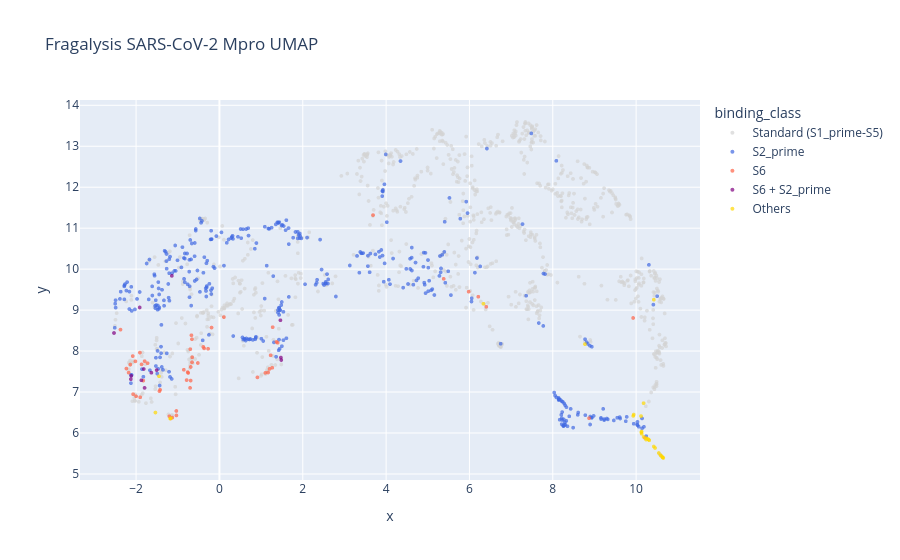

Notebook code for this chart:
### Code cell
fig = px.scatter(
    plot_df,
    x="x", y="y",
    color="binding_class",
    hover_data=["pdb_id", "subsites", "smiles"],
    title="Fragalysis SARS-CoV-2 Mpro UMAP",
    color_discrete_map={
        "Standard (S1_prime-S5)": "lightgrey",
        "S2_prime": "royalblue",
        "S6": "tomato",
        "S6 + S2_prime": "purple",
        "Others": "gold"
    }
)

fig.update_traces(marker=dict(size=4, opacity=0.7))
fig.show()

### Figure 1 — Plotly figure (JSON) as saved in the notebook; plotly's stock layout.template omitted (floating-point values rounded to 4 significant figures; data arrays with more than 128 entries replaced by an {"elided": "..."} marker saying what was removed)
{"data": [{"customdata": {"elided": "844x3 str values"}, "hovertemplate": "binding_class=Standard (S1_prime-S5)<br>x=%{x}<br>y=%{y}<br>pdb_id=%{customdata[0]}<br>subsites=%{customdata[1]}<br>smiles=%{customdata[2]}<extra></extra>", "legendgroup": "Standard (S1_prime-S5)", "marker": {"color": "lightgrey", "opacity": 0.7, "size": 4, "symbol": "circle"}, "mode": "markers", "name": "Standard (S1_prime-S5)", "showlegend": true, "type": "scattergl", "x": {"elided": "844 float values"}, "xaxis": "x", "y": {"elided": "844 float values"}, "yaxis": "y"}, {"customdata": {"elided": "377x3 str values"}, "hovertemplate": "binding_class=S2_prime<br>x=%{x}<br>y=%{y}<br>pdb_id=%{customdata[0]}<br>subsites=%{customdata[1]}<br>smiles=%{customdata[2]}<extra></extra>", "legendgroup": "S2_prime", "marker": {"color": "royalblue", "opacity": 0.7, "size": 4, "symbol": "circle"}, "mode": "markers", "name": "S2_prime", "showlegend": true, "type": "scattergl", "x": {"elided": "377 float values"}, "xaxis": "x", "y": {"elided": "377 float values"}, "yaxis": "y"}, {"customdata": {"elided": "56x3 str values"}, "hovertemplate": "binding_class=S6<br>x=%{x}<br>y=%{y}<br>pdb_id=%{customdata[0]}<br>subsites=%{customdata[1]}<br>smiles=%{customdata[2]}<extra></extra>", "legendgroup": "S6", "marker": {"color": "tomato", "opacity": 0.7, "size": 4, "symbol": "circle"}, "mode": "markers", "name": "S6", "showlegend": true, "type": "scattergl", "x": [5.382, -1.202, 1.228, 1.369, -0.1899, -0.7047, 1.203, -0.8538, -0.6895, -1.908, -2.017, -0.7625, -0.6541, -2.081, -1.869, -0.3685, -0.6592, 6.404, 8.87, 9.928, -1.828, 1.103, 10.21, 5.981, -0.5178, -1.131, 6.213, -1.034, -0.6578, -0.6986, -1.902, -2.072, -0.7499, 0.1066, -0.6906, -0.3869, -2.233, 1.169, -0.2722, 1.268, -1.424, -1.032, 3.686, -2.375, -1.796, -0.7877, 0.912, -1.725, -0.6717, -1.168, 1.396, 1.277, -1.439, -2.179, -2.001, -2.138], "xaxis": "x", "y": [9.764, 6.408, 7.897, 8.224, 8.574, 7.101, 7.565, 7.544, 7.612, 7.963, 7.749, 7.486, 7.848, 7.877, 7.675, 8.066, 8.289, 9.081, 6.361, 8.808, 7.278, 7.468, 5.882, 9.45, 7.709, 6.376, 9.327, 6.538, 7.726, 8.047, 6.872, 6.948, 7.466, 8.829, 7.28, 8.101, 7.573, 7.477, 8.057, 7.593, 7.056, 6.429, 11.32, 8.524, 7.754, 7.292, 7.358, 7.703, 8.385, 6.355, 8.202, 8.583, 7.021, 7.474, 6.896, 7.672], "yaxis": "y"}, {"customdata": [["SARS-a0232a.pdb_A_A_LIG", "['S1_prime', 'S1', 'S2', 'S3', 'S6', 'S2_prime', 'S4', 'S5']", "CNS(=O)(=O)OCC(=O)N[C@H](C)c1cc(Cl)cc(-c2ccc(S(N)(=O)=O)cc2)c1"], ["SARS-a1091a.pdb_A_A_LIG", "['S1_prime', 'S1', 'S2', 'S3', 'S6', 'S2_prime', 'S4', 'S5']", "CS(=O)(=O)NC[C@H]1CN(c2cncc3ccccc23)C(=O)[C@@]12CN(CCN1CC(F)(F)C1)C(=O)c1ccc(Cl)cc12"], ["SARS-a1091b.pdb_B_B_LIG", "['S1_prime', 'S1', 'S2', 'S3', 'S6', 'S2_prime', 'S4', 'S5']", "CS(=O)(=O)NC[C@H]1CN(c2cncc3ccccc23)C(=O)[C@@]12CN(CCN1CC(F)(F)C1)C(=O)c1ccc(Cl)cc12"], ["SARS-a1133b.pdb_B_B_LIG", "['S1_prime', 'S1', 'S2', 'S3', 'S6', 'S2_prime', 'S4', 'S5']", "CS(=O)(=O)NC[C@H]1CN(c2cncc3ccccc23)C(=O)[C@@]12CN(CCN1CCC3(COC3)C1)C(=O)c1ccc(Cl)cc12"], ["5rh5-a.pdb_A_A_LIG", "['S1_prime', 'S1', 'S2', 'S3', 'S6', 'S2_prime', 'S4', 'S5']", "CCC(=O)N(c1cc(C(C)(C)C)on1)[C@@H](C(=O)Nc1ccc(OC)cc1C)c1cccnc1"], ["5rh9-a.pdb_A_A_LIG", "['S1_prime', 'S1', 'S2', 'S3', 'S6', 'S2_prime', 'S4', 'S5']", "CCC(=O)N(c1ccc([C@H](C)OC)cc1)[C@@H](C(=O)Nc1ccc(OC)cc1C)c1cccnc1"], ["7gc5-a.pdb_A_A_LIG", "['S1_prime', 'S1', 'S2', 'S3', 'S6', 'S2_prime', 'S4', 'S5']", "CC(=O)NCCc1c[nH]c2c(CN3CCN(C(C)=O)CC3)cccc12"], ["7vvp-a.pdb_B_B_LIG", "['S1_prime', 'S1', 'S2', 'S3', 'S6', 'S2_prime', 'S4', 'S5']", "COc1cccc2[nH]c(C(=O)N[C@@H](CC(C)C)C(=O)N[C@@H](C[C@@H]3CCNC3=O)C(=O)COP(=O)(O)O)cc12"], ["7ghm-a.pdb_A_A_LIG", "['S1_prime', 'S1', 'S2', 'S3', 'S6', 'S2_prime', 'S4', 'S5']", "O=C1C[C@H](Oc2cc(Cl)cc(OCCNC(=O)c3cc(=O)[nH]c4ccccc34)c2)N1"], ["7ghm-b.pdb_B_B_LIG", "['S1_prime', 'S1', 'S2', 'S3', 'S6', 'S2_prime', 'S4', 'S5']", "O=C1C[C@H](Oc2cc(Cl)cc(OCCNC(=O)c3cc(=O)[nH]c4ccccc34)c2)N1"], ["5rl2-a.pdb_A_A_LIG", "['S1_prime', 'S1', 'S2', 'S3', 'S6', 'S2_prime', 'S4', 'S5']", "CCC(=O)N(c1ccc(C(C)(C)C)cc1)[C@@H](C(=O)NCCOC)c1cccnc1"], ["5rl0-a.pdb_A_A_LIG", "['S1_prime', 'S1', 'S2', 'S3', 'S6', 'S2_prime', 'S4', 'S5']", "CCOC(=O)CCNC(=O)[C@@H](c1cccnc1)N(C(=O)CC)c1ccc(C(C)(C)C)cc1"], ["7vlq-a.pdb_A_A_LIG", "['S1_prime', 'S1', 'S2', 'S3', 'S6', 'S2_prime', 'S4', 'S5']", "CC(C)(C)[C@H](NC(=O)C(F)(F)F)C(=O)N1C[C@H]2[C@@H]([C@H]1C(=O)N[C@H](C=N)C[C@@H]1CCNC1=O)C2(C)C"]], "hovertemplate": "binding_class=S6 + S2_prime<br>x=%{x}<br>y=%{y}<br>pdb_id=%{customdata[0]}<br>subsites=%{customdata[1]}<br>smiles=%{customdata[2]}<extra></extra>", "legendgroup": "S6 + S2_prime", "marker": {"color": "purple", "opacity": 0.7, "size": 4, "symbol": "circle"}, "mode": "markers", "name": "S6 + S2_prime", "showlegend": true, "type": "scattergl", "x": [-1.872, -1.914, -1.816, 1.464, -1.142, -2.115, 1.485, 1.476, -2.53, -1.797, -1.633, -2.126, -1.507], "xaxis": "x", "y": [7.287, 9.065, 7.562, 8.752, 9.836, 7.394, 7.781, 7.841, 8.441, 7.101, 7.472, 7.313, 7.536], "yaxis": "y"}, {"customdata": [["5red-a.pdb_A_A_LIG", "['others']", "c1ccc(SCCN2CCOCC2)cc1"], ["5re6-a.pdb_A_A_LIG", "['others']", "CC(=O)Nc1ccc(Oc2ncccn2)cc1"], ["5rec-a.pdb_A_A_LIG", "['others']", "Oc1ccccc1CNc1nc2ccccc2[nH]1"], ["5rgr-a.pdb_A_A_LIG", "['others']", "CC(C)N(C)c1ncnc2c1cnn2C"], ["5rgr-b.pdb_A_A_LIG", "['others']", "CC(C)N(C)c1ncnc2c1cnn2C"], ["7ghk-a.pdb_A_A_LIG", "['others']", "CNCc1c[nH]c2ccc(F)cc12"], ["5rf0-a.pdb_A_A_LIG", "['others']", "OCC1(c2ccccn2)CCCC1"], ["5rf9-a.pdb_A_A_LIG", "['others']", "C[C@H]1CN(C(=O)Cn2cccn2)CCO1"], ["5rea-a.pdb_A_A_LIG", "['others']", "O=C(c1ccc2c(c1)OCO2)N1CCCCCC1"], ["5rfc-a.pdb_A_A_LIG", "['others']", "COC(=O)Nc1sc(C)nc1-c1ccccc1"], ["5reg-a.pdb_A_A_LIG", "['others']", "NC(=O)c1ccc(NC(=O)[C@@H]2CCCO2)cc1"], ["5rgq-a.pdb_A_A_LIG", "['others']", "Cc1cc(F)ccc1CS(N)(=O)=O"], ["5rf4-a.pdb_A_A_LIG", "['others']", "Oc1ccccn1"], ["5rf5-a.pdb_A_A_LIG", "['others']", "O=S1(=O)CC(O)C1"], ["5re5-a.pdb_A_A_LIG", "['others']", "NC(=O)C1CCN(C(=O)Nc2ccccc2)CC1"], ["7gdt-a.pdb_A_A_LIG", "['others']", "Cc1c([C@@H](C)C(=O)O)ccc2c1[nH]c1ccc(Cl)cc12"], ["5ree-a.pdb_A_A_LIG", "['others']", "C[C@@H]1[C@@H](O)CCCN1Cc1ccccc1"], ["5re7-a.pdb_A_A_LIG", "['others']", "CC(=O)NCc1ccc(S(N)(=O)=O)cc1"], ["5rgs-a.pdb_A_A_LIG", "['others']", "OC[C@H]1CN(Cc2ccccc2)CCO1"], ["5rfb-a.pdb_A_A_LIG", "['others']", "CCNCc1cn(C)nn1"], ["5ref-a.pdb_A_A_LIG", "['others']", "COC(=O)c1cccc(NS(C)(=O)=O)c1"], ["5rgg-a.pdb_A_A_LIG", "['others']", "CN1CCN(C(=O)Nc2ccccc2)CC1"], ["7gij-b.pdb_A_A_LIG", "['others']", "CN(C)C(=O)C[C@@]1(C(=O)Nc2cncc3ccccc23)CCOc2ccc(Cl)cc21"], ["5rh4-a.pdb_A_A_LIG", "['others']", "C[C@@H](C(=O)O)c1ccc2c(c1)[nH]c1ccc(Cl)cc12"], ["5rfd-a.pdb_A_A_LIG", "['others']", "CS(=O)(=O)Cc1nc2ccccc2[nH]1"], ["5rei-a.pdb_A_A_LIG", "['others']", "Clc1cccc(CN2CCOCC2)c1"], ["5rfa-a.pdb_A_A_LIG", "['others']", "Cn1ccc(C(=O)NC[C@@H]2CCCO2)n1"], ["5re8-a.pdb_A_A_LIG", "['others']", "Fc1cccc(CNCc2ccco2)c1"], ["5rgj-a.pdb_A_A_LIG", "['others']", "c1cnc(N2CC[C@]3(CCOC3)C2)cn1"]], "hovertemplate": "binding_class=Others<br>x=%{x}<br>y=%{y}<br>pdb_id=%{customdata[0]}<br>subsites=%{customdata[1]}<br>smiles=%{customdata[2]}<extra></extra>", "legendgroup": "Others", "marker": {"color": "gold", "opacity": 0.7, "size": 4, "symbol": "circle"}, "mode": "markers", "name": "Others", "showlegend": true, "type": "scattergl", "x": [10.63, -1.536, 10.12, 10.42, 10.59, -1.183, 10.63, 6.336, 10.54, 10.45, 10.18, 10.43, 10.6, 10.64, -1.163, 10.31, 9.943, 10.13, 9.931, 10.28, 8.772, 10.24, -1.451, 10.3, 10.13, 10.65, 10.18, 10.24, 10.13], "xaxis": "x", "y": [5.408, 6.5, 6.413, 5.67, 5.457, 6.353, 5.404, 9.154, 5.512, 5.634, 5.904, 9.255, 5.442, 5.408, 6.36, 5.823, 6.45, 6.036, 6.418, 5.853, 8.17, 5.841, 7.386, 5.841, 5.982, 5.39, 6.729, 5.87, 6.016], "yaxis": "y"}], "layout": {"legend": {"title": {"text": "binding_class"}, "tracegroupgap": 0}, "title": {"text": "Fragalysis SARS-CoV-2 Mpro UMAP"}, "xaxis": {"anchor": "y", "domain": [0, 1], "title": {"text": "x"}}, "yaxis": {"anchor": "x", "domain": [0, 1], "title": {"text": "y"}}}}
